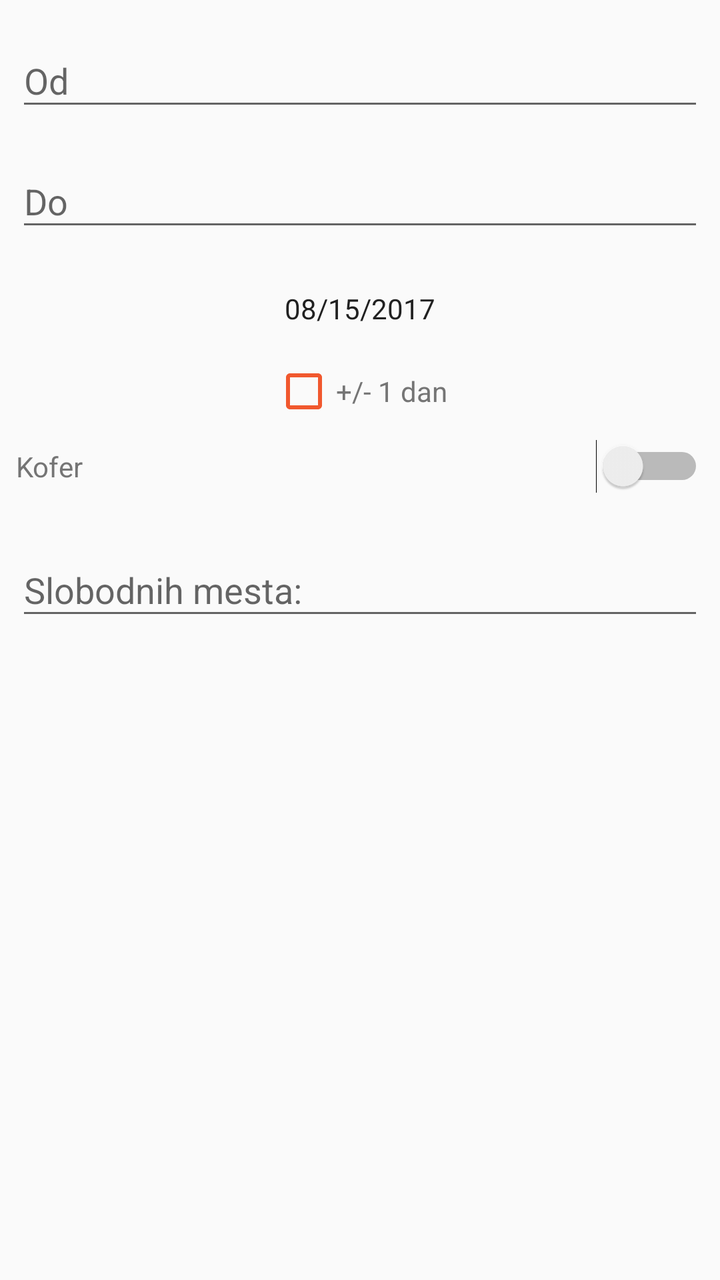
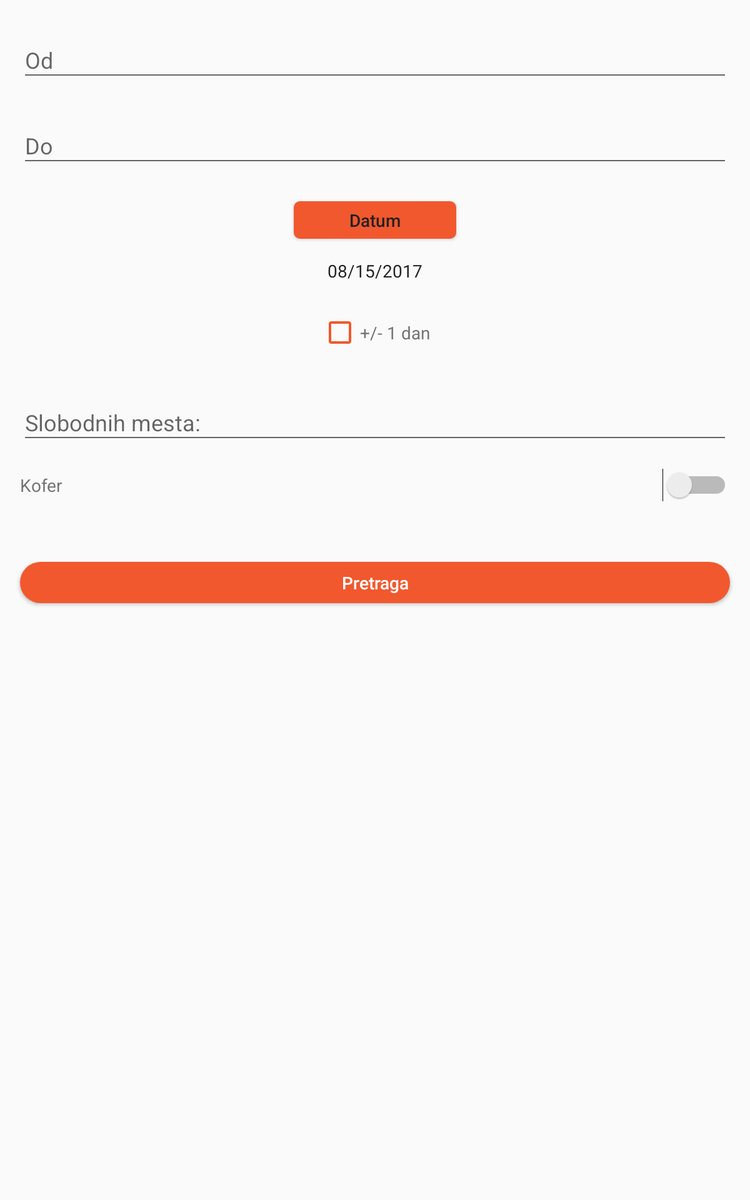

Compare how this app lays out the same screen by default and in its alternative resource folder. The renders come first, then the two layout files and the values they reference.
<!-- AndroidManifest.xml: application theme MaterialAppTheme -->
<!-- res/layout/fragment_search.xml -->
<android.support.constraint.ConstraintLayout
    xmlns:android="http://schemas.android.com/apk/res/android"
    android:layout_width="match_parent"
    android:layout_height="match_parent">

    <ScrollView
        android:layout_width="match_parent"
        android:layout_height="match_parent">

        <LinearLayout
            android:layout_width="match_parent"
            android:layout_height="wrap_content"
            android:orientation="vertical">

            <android.support.design.widget.TextInputLayout
                android:id="@+id/fromInput"
                android:layout_width="match_parent"
                android:layout_height="match_parent"
                android:layout_marginEnd="8dp"
                android:layout_marginStart="8dp"
                android:layout_marginTop="8dp">

                <AutoCompleteTextView
                    android:id="@+id/from_autocomplete_places"
                    android:layout_width="match_parent"
                    android:layout_height="wrap_content"
                    android:layout_gravity="center_horizontal"
                    android:hint="@string/from"
                    android:maxLines="1"
                    android:textColorHint="@color/colorAccent"/>
            </android.support.design.widget.TextInputLayout>

            <android.support.design.widget.TextInputLayout
                android:id="@+id/textInputLayout7"
                android:layout_width="match_parent"
                android:layout_height="match_parent"
                android:layout_marginEnd="8dp"
                android:layout_marginStart="8dp"
                android:layout_marginTop="8dp">

                <AutoCompleteTextView
                    android:id="@+id/to_autocomplete_places"
                    android:layout_width="match_parent"
                    android:layout_height="wrap_content"
                    android:layout_gravity="center_horizontal"
                    android:layout_marginTop="8dp"
                    android:hint="@string/to"
                    android:maxLines="1"
                    android:textColorHint="@color/colorAccent"/>
            </android.support.design.widget.TextInputLayout>

            <Button
                android:id="@+id/dateButton"
                android:layout_width="@dimen/button_width_date"
                android:layout_height="@dimen/button_height"
                android:layout_gravity="center"
                android:layout_marginEnd="8dp"
                android:layout_marginStart="8dp"
                android:layout_marginTop="16dp"
                android:background="@drawable/round_accent_s"
                android:text="@string/date"
                android:textAllCaps="false"
                android:textColor="@android:color/white"/>

            <TextView
                android:id="@+id/dateLabel"
                android:layout_width="wrap_content"
                android:layout_height="wrap_content"
                android:layout_gravity="center"
                android:layout_marginEnd="8dp"
                android:layout_marginStart="8dp"
                android:layout_marginTop="8dp"
                android:text="08/15/2017"/>

            <CheckBox
                android:id="@+id/oneDay"
                android:layout_width="wrap_content"
                android:layout_height="wrap_content"
                android:layout_gravity="center"
                android:layout_marginEnd="8dp"
                android:layout_marginStart="8dp"
                android:layout_marginTop="16dp"
                android:buttonTint="@color/colorAccent"
                android:text="@string/oneDay"
                android:textColor="@color/textColorSecondary"/>

            <Switch
                android:id="@+id/luggage"
                android:layout_width="match_parent"
                android:layout_height="wrap_content"
                android:layout_marginEnd="8dp"
                android:layout_marginStart="8dp"
                android:layout_marginTop="8dp"
                android:text="@string/luggage"
                android:textColor="@color/textColorSecondary"/>

            <android.support.design.widget.TextInputLayout
                android:id="@+id/textInputLayout8"
                android:layout_width="match_parent"
                android:layout_height="match_parent"
                android:layout_marginEnd="8dp"
                android:layout_marginStart="8dp"
                android:layout_marginTop="16dp">

                <EditText
                    android:id="@+id/seats"
                    android:layout_width="match_parent"
                    android:layout_height="wrap_content"
                    android:ems="10"
                    android:hint="@string/freeCap"
                    android:inputType="number"/>
            </android.support.design.widget.TextInputLayout>

            <Button
                android:id="@+id/search"
                android:layout_width="match_parent"
                android:layout_height="@dimen/button_height"
                android:layout_gravity="bottom"
                android:layout_marginEnd="8dp"
                android:layout_marginStart="8dp"
                android:layout_marginTop="24dp"
                android:background="@drawable/round_accent_l"
                android:text="@string/search"
                android:textAllCaps="false"
                android:textColor="@android:color/white"/>

        </LinearLayout>
    </ScrollView>

</android.support.constraint.ConstraintLayout>
<!-- resources referenced by this layout -->
<resources>
  <color name="colorAccent">#f1582e</color>
  <color name="textColorSecondary">#757575</color>
  <dimen name="button_height">40dp</dimen>
  <!-- drawable round_accent_l (drawable) -->
  <?xml version="1.0" encoding="utf-8"?>
  <shape xmlns:android="http://schemas.android.com/apk/res/android"
         android:shape="rectangle">
      <solid android:color="@color/colorAccent"/>
      <corners
          android:radius="18dp"/>
  </shape>
  <!-- drawable round_accent_s (drawable) -->
  <?xml version="1.0" encoding="utf-8"?>
  <shape xmlns:android="http://schemas.android.com/apk/res/android"
         android:shape="rectangle">
      <solid android:color="@color/colorAccent"/>
      <corners
          android:radius="5dp"/>
  </shape>
  <string name="date">Datum</string>
  <string name="freeCap">Slobodnih mesta:</string>
  <string name="from">Od</string>
  <string name="luggage">Kofer</string>
  <string name="oneDay">+/- 1 dan</string>
  <string name="search">Pretraga</string>
  <string name="to">Do</string>
  <style name="MaterialAppTheme" parent="MaterialAppTheme.Base">
      </style>
  <style name="MaterialAppTheme.Base" parent="Theme.AppCompat.Light.NoActionBar">
          
          <item name="colorPrimary">@color/colorPrimary</item>
          <item name="colorPrimaryDark">@color/colorPrimaryDark</item>
          <item name="colorAccent">@color/colorAccent</item>
          <item name="android:textColor">@color/textColorPrimary</item>
          <item name="android:windowContentOverlay">@null</item>
          <item name="elevation">0dp</item>
          <item name="android:screenOrientation">portrait</item>
      </style>
  <color name="colorPrimary">#c94b29</color>
  <color name="colorPrimaryDark">#942001</color>
  <color name="textColorPrimary">#212121</color>
</resources>
<!-- res/layout-sw600dp/fragment_search.xml (the repository's variant of the layout above) -->
<!-- drawn on a 7-inch tablet held upright -->
<android.support.constraint.ConstraintLayout
    xmlns:android="http://schemas.android.com/apk/res/android"
    xmlns:app="http://schemas.android.com/apk/res-auto"
    xmlns:tools="http://schemas.android.com/tools"
    android:layout_width="match_parent"
    android:layout_height="match_parent">


    <android.support.design.widget.TextInputLayout
        android:id="@+id/fromInput"
        android:layout_width="match_parent"
        android:layout_height="wrap_content"
        android:layout_marginEnd="16dp"
        android:layout_marginStart="16dp"
        android:layout_marginTop="16dp"
        app:layout_constraintEnd_toEndOf="parent"
        app:layout_constraintStart_toStartOf="parent"
        app:layout_constraintTop_toTopOf="parent">

        <AutoCompleteTextView
            android:id="@+id/from_autocomplete_places"
            android:layout_width="match_parent"
            android:layout_height="wrap_content"
            android:layout_gravity="center_horizontal"
            android:hint="@string/from"
            android:maxLines="1"
            android:textColorHint="@color/colorAccent"/>
    </android.support.design.widget.TextInputLayout>

    <android.support.design.widget.TextInputLayout
        android:id="@+id/textInputLayout7"
        android:layout_width="match_parent"
        android:layout_height="wrap_content"
        android:layout_marginEnd="16dp"
        android:layout_marginStart="16dp"
        android:layout_marginTop="16dp"
        app:layout_constraintEnd_toEndOf="parent"
        app:layout_constraintStart_toStartOf="parent"
        app:layout_constraintTop_toBottomOf="@+id/fromInput">

        <AutoCompleteTextView
            android:id="@+id/to_autocomplete_places"
            android:layout_width="match_parent"
            android:layout_height="wrap_content"
            android:layout_gravity="center_horizontal"
            android:layout_marginTop="8dp"
            android:hint="@string/to"
            android:maxLines="1"
            android:textColorHint="@color/colorAccent"/>
    </android.support.design.widget.TextInputLayout>

    <Button
        android:id="@+id/dateButton"
        android:layout_width="130dp"
        android:layout_height="30dp"
        android:layout_gravity="center"
        android:layout_marginEnd="16dp"
        android:layout_marginStart="16dp"
        android:layout_marginTop="24dp"
        android:background="@drawable/round_accent_s"
        android:text="@string/date"
        android:textAllCaps="false"
        app:layout_constraintEnd_toEndOf="parent"
        app:layout_constraintStart_toStartOf="parent"
        app:layout_constraintTop_toBottomOf="@+id/textInputLayout7"/>

    <TextView
        android:id="@+id/dateLabel"
        android:layout_width="wrap_content"
        android:layout_height="wrap_content"
        android:layout_gravity="center"
        android:layout_marginEnd="16dp"
        android:layout_marginStart="16dp"
        android:layout_marginTop="16dp"
        android:text="08/15/2017"
        app:layout_constraintEnd_toEndOf="parent"
        app:layout_constraintStart_toStartOf="parent"
        app:layout_constraintTop_toBottomOf="@+id/dateButton"/>

    <CheckBox
        android:id="@+id/oneDay"
        android:layout_width="wrap_content"
        android:layout_height="wrap_content"
        android:layout_gravity="center"
        android:layout_marginEnd="16dp"
        android:layout_marginStart="16dp"
        android:layout_marginTop="24dp"
        android:buttonTint="@color/colorAccent"
        android:text="@string/oneDay"
        android:textColor="@color/textColorSecondary"
        app:layout_constraintEnd_toEndOf="parent"
        app:layout_constraintStart_toStartOf="parent"
        app:layout_constraintTop_toBottomOf="@+id/dateLabel"/>

    <android.support.design.widget.TextInputLayout
        android:id="@+id/textInputLayout8"
        android:layout_width="match_parent"
        android:layout_height="wrap_content"
        android:layout_marginEnd="16dp"
        android:layout_marginStart="16dp"
        android:layout_marginTop="24dp"
        app:layout_constraintEnd_toEndOf="parent"
        app:layout_constraintStart_toStartOf="parent"
        app:layout_constraintTop_toBottomOf="@+id/oneDay">

        <EditText
            android:id="@+id/seats"
            android:layout_width="match_parent"
            android:layout_height="wrap_content"
            android:ems="10"
            android:hint="@string/freeCap"
            android:inputType="number"/>
    </android.support.design.widget.TextInputLayout>

    <Switch
        android:id="@+id/luggage"
        android:layout_width="match_parent"
        android:layout_height="wrap_content"
        android:layout_marginEnd="16dp"
        android:layout_marginStart="16dp"
        android:layout_marginTop="16dp"
        android:text="@string/luggage"
        android:textColor="@color/textColorSecondary"
        app:layout_constraintEnd_toEndOf="parent"
        app:layout_constraintStart_toStartOf="parent"
        app:layout_constraintTop_toBottomOf="@+id/textInputLayout8"/>

    <Button
        android:id="@+id/search"
        android:layout_width="match_parent"
        android:layout_height="33dp"
        android:layout_gravity="bottom"
        android:layout_marginEnd="16dp"
        android:layout_marginStart="16dp"
        android:layout_marginTop="48dp"
        android:background="@drawable/round_accent_l"
        android:text="@string/search"
        android:textAllCaps="false"
        android:textColor="@android:color/white"
        app:layout_constraintEnd_toEndOf="parent"
        app:layout_constraintStart_toStartOf="parent"
        app:layout_constraintTop_toBottomOf="@+id/luggage"/>

</android.support.constraint.ConstraintLayout>
<!-- resources referenced by the variant -->
<!-- as a 7-inch tablet held upright resolves them -->
<resources>
  <color name="colorAccent">#f1582e</color>
  <color name="textColorSecondary">#757575</color>
  <!-- drawable round_accent_l (drawable) -->
  <?xml version="1.0" encoding="utf-8"?>
  <shape xmlns:android="http://schemas.android.com/apk/res/android"
         android:shape="rectangle">
      <solid android:color="@color/colorAccent"/>
      <corners
          android:radius="18dp"/>
  </shape>
  <!-- drawable round_accent_s (drawable) -->
  <?xml version="1.0" encoding="utf-8"?>
  <shape xmlns:android="http://schemas.android.com/apk/res/android"
         android:shape="rectangle">
      <solid android:color="@color/colorAccent"/>
      <corners
          android:radius="5dp"/>
  </shape>
  <string name="date">Datum</string>
  <string name="freeCap">Slobodnih mesta:</string>
  <string name="from">Od</string>
  <string name="luggage">Kofer</string>
  <string name="oneDay">+/- 1 dan</string>
  <string name="search">Pretraga</string>
  <string name="to">Do</string>
  <style name="MaterialAppTheme" parent="MaterialAppTheme.Base">
      </style>
  <style name="MaterialAppTheme.Base" parent="Theme.AppCompat.Light.NoActionBar">
          
          <item name="colorPrimary">@color/colorPrimary</item>
          <item name="colorPrimaryDark">@color/colorPrimaryDark</item>
          <item name="colorAccent">@color/colorAccent</item>
          <item name="android:textColor">@color/textColorPrimary</item>
          <item name="android:windowContentOverlay">@null</item>
          <item name="elevation">0dp</item>
          <item name="android:screenOrientation">portrait</item>
      </style>
  <color name="colorPrimary">#c94b29</color>
  <color name="colorPrimaryDark">#942001</color>
  <color name="textColorPrimary">#212121</color>
</resources>
